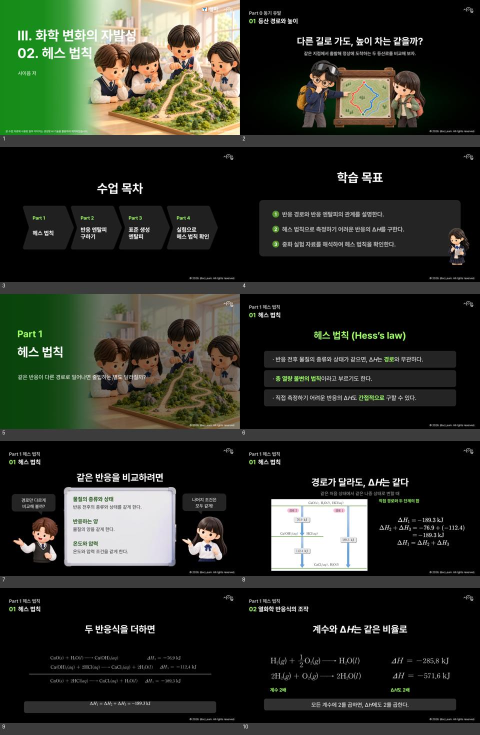
#> input picture units/3-02_헤스법칙/research/black-v31/contact-1.jpg, 960 x 1470 px, given in place of slide-01.png, which was not available (shown at 1/2 size)
$ python contact31.py
#> lines starting #> are read from the running program, lines starting #| are printed output that depends on the picture; pictures that were not available may be replaced by others from this repository, and a replacement may not be noted
from PIL import Image,ImageDraw
from pathlib import Path
r=Path('units/3-02_헤스법칙/drafts/full-v01/output');o=Path('units/3-02_헤스법칙/research/black-v31');o.mkdir(exist_ok=True)
for start in range(1,51,10):
 c=Image.new('RGB',(960,5*294),(60,60,60));d=ImageDraw.Draw(c)
#> after `c = Image.new('RGB', (960, 5 * 294), (60, 60, 60))`: c: PIL image 960x1470 RGB; every value is 60
 for j,n in enumerate(range(start,min(start+10,51))):
  im=Image.open(r/f'slide-{n:02}.png').convert('RGB');im.thumbnail((480,270));x=j%2*480;y=j//2*294;c.paste(im,(x,y));d.text((x+5,y+271),str(n),fill='white')
#> further down, im is the input picture: PIL image 960x1470 RGB; mean R, G, B 44.7, 48, 38.9
#> after `im.thumbnail((480, 270))`:
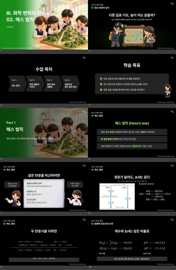
#> im: PIL image 176x270 RGB; mean R, G, B 44.9, 48.2, 39.1
#> after `c.paste(im, (x, y))`:
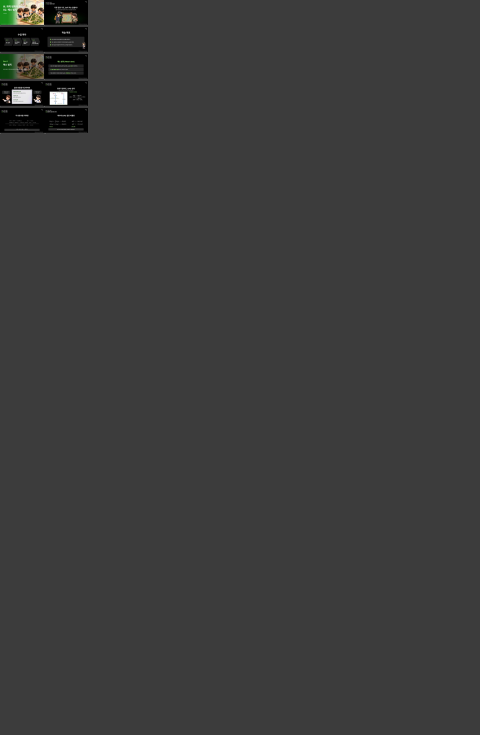
#> c: PIL image 960x1470 RGB (shown at 1/2 size); mean R, G, B 59.5, 59.6, 59.3
#> (the run stopped early here; a loop or call above may not have finished)

$ run again, on units/3-02_헤스법칙/research/black-v31/contact-41.jpg
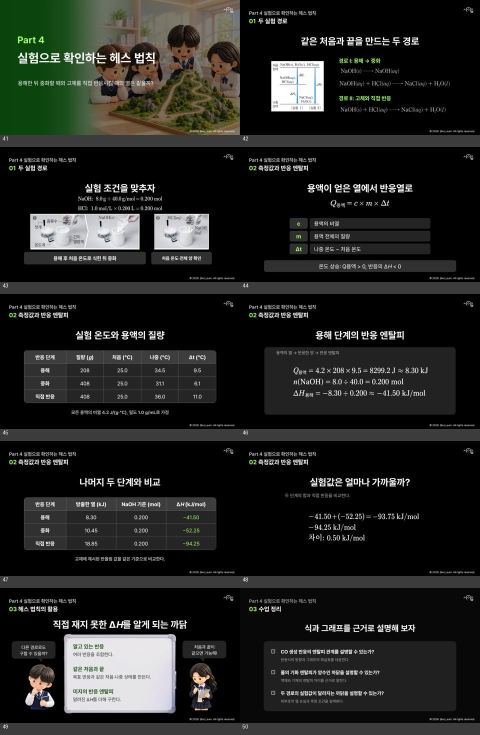
#> input picture units/3-02_헤스법칙/research/black-v31/contact-41.jpg, 960 x 1470 px, given in place of slide-01.png, which was not available (shown at 1/2 size)
#> im is the input picture: PIL image 960x1470 RGB; mean R, G, B 35.1, 36.3, 33.6
#> `im.thumbnail((480, 270))`:
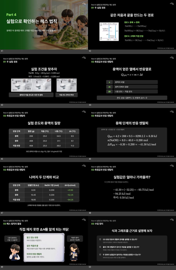
#> im: PIL image 176x270 RGB; mean R, G, B 35.4, 36.6, 33.8
#> `c.paste(im, (x, y))`:
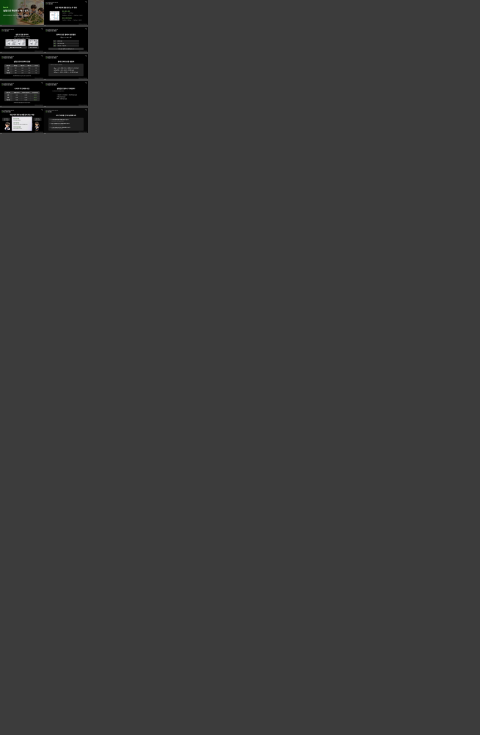
#> c: PIL image 960x1470 RGB (shown at 1/2 size); mean R, G, B 59.2, 59.2, 59.1
